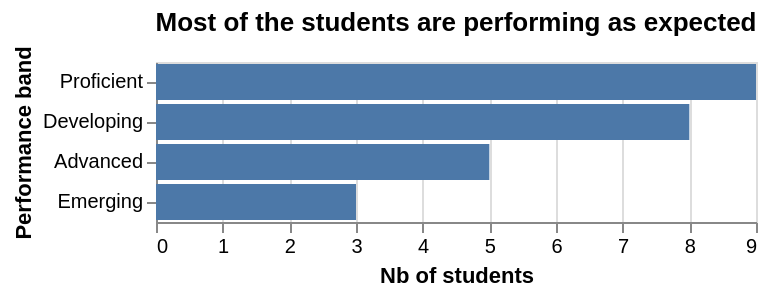

The notebook cell saved with this chart:
### Code cell
chart = alt.Chart(overall_scores).mark_bar().encode(
    x=alt.X('count()', title='Nb of students'),
    y=alt.Y('performance_band', title='Performance band', sort='-x') 
).properties(
    title='Most of the students are performing as expected'
)
chart

### Figure 1 — Vega-Lite specification as saved in the notebook (floating-point values rounded to 4 significant figures)
{"config": {"view": {"continuousWidth": 300, "continuousHeight": 300}}, "data": {"name": "data-005e40abda3bfa9b1dd759b5b6fd8029"}, "mark": {"type": "bar"}, "encoding": {"x": {"aggregate": "count", "title": "Nb of students", "type": "quantitative"}, "y": {"field": "performance_band", "sort": "-x", "title": "Performance band", "type": "nominal"}}, "title": "Most of the students are performing as expected", "$schema": "https://vega.github.io/schema/vega-lite/v6.4.1.json", "datasets": {"data-005e40abda3bfa9b1dd759b5b6fd8029": [{"student_id": "S001", "display_name": "Student 01", "performance_band": "Developing", "unit1_raw_score": 39.5, "unit1_max_score": 69, "unit1_percent": 57.2, "hw1_percent": 57.1, "hw2_percent": 75.0, "hw3_percent": 39.6}, {"student_id": "S002", "display_name": "Student 02", "performance_band": "Advanced", "unit1_raw_score": 52.0, "unit1_max_score": 69, "unit1_percent": 75.4, "hw1_percent": 66.7, "hw2_percent": 89.6, "hw3_percent": 68.8}, {"student_id": "S003", "display_name": "Student 03", "performance_band": "Advanced", "unit1_raw_score": 50.5, "unit1_max_score": 69, "unit1_percent": 73.2, "hw1_percent": 71.4, "hw2_percent": 70.8, "hw3_percent": 77.1}, {"student_id": "S004", "display_name": "Student 04", "performance_band": "Advanced", "unit1_raw_score": 52.0, "unit1_max_score": 69, "unit1_percent": 75.4, "hw1_percent": 85.7, "hw2_percent": 72.9, "hw3_percent": 68.8}, {"student_id": "S005", "display_name": "Student 05", "performance_band": "Proficient", "unit1_raw_score": 46.0, "unit1_max_score": 69, "unit1_percent": 66.7, "hw1_percent": 71.4, "hw2_percent": 75.0, "hw3_percent": 54.2}, {"student_id": "S006", "display_name": "Student 06", "performance_band": "Developing", "unit1_raw_score": 30.5, "unit1_max_score": 69, "unit1_percent": 44.2, "hw1_percent": 42.9, "hw2_percent": 33.3, "hw3_percent": 56.2}, {"student_id": "S007", "display_name": "Student 07", "performance_band": "Developing", "unit1_raw_score": 40.5, "unit1_max_score": 69, "unit1_percent": 58.7, "hw1_percent": 52.4, "hw2_percent": 52.1, "hw3_percent": 70.8}, {"student_id": "S008", "display_name": "Student 08", "performance_band": "Proficient", "unit1_raw_score": 48.0, "unit1_max_score": 69, "unit1_percent": 69.6, "hw1_percent": 76.2, "hw2_percent": 79.2, "hw3_percent": 54.2}, {"student_id": "S009", "display_name": "Student 09", "performance_band": "Proficient", "unit1_raw_score": 45.5, "unit1_max_score": 69, "unit1_percent": 65.9, "hw1_percent": 66.7, "hw2_percent": 70.8, "hw3_percent": 60.4}, {"student_id": "S010", "display_name": "Student 10", "performance_band": "Emerging", "unit1_raw_score": 37.0, "unit1_max_score": 69, "unit1_percent": 53.6, "hw1_percent": 42.9, "hw2_percent": 54.2, "hw3_percent": 62.5}, {"student_id": "S011", "display_name": "Student 11", "performance_band": "Proficient", "unit1_raw_score": 45.0, "unit1_max_score": 69, "unit1_percent": 65.2, "hw1_percent": 81.0, "hw2_percent": 60.4, "hw3_percent": 56.2}, {"student_id": "S012", "display_name": "Student 12", "performance_band": "Emerging", "unit1_raw_score": 34.5, "unit1_max_score": 69, "unit1_percent": 50.0, "hw1_percent": 66.7, "hw2_percent": 45.8, "hw3_percent": 39.6}, {"student_id": "S013", "display_name": "Student 13", "performance_band": "Advanced", "unit1_raw_score": 52.0, "unit1_max_score": 69, "unit1_percent": 75.4, "hw1_percent": 71.4, "hw2_percent": 87.5, "hw3_percent": 66.7}, {"student_id": "S014", "display_name": "Student 14", "performance_band": "Proficient", "unit1_raw_score": 45.5, "unit1_max_score": 69, "unit1_percent": 65.9, "hw1_percent": 71.4, "hw2_percent": 70.8, "hw3_percent": 56.2}, {"student_id": "S015", "display_name": "Student 15", "performance_band": "Emerging", "unit1_raw_score": 29.5, "unit1_max_score": 69, "unit1_percent": 42.8, "hw1_percent": 52.4, "hw2_percent": 37.5, "hw3_percent": 39.6}, {"student_id": "S016", "display_name": "Student 16", "performance_band": "Proficient", "unit1_raw_score": 44.0, "unit1_max_score": 69, "unit1_percent": 63.8, "hw1_percent": 76.2, "hw2_percent": 54.2, "hw3_percent": 62.5}, {"student_id": "S017", "display_name": "Student 17", "performance_band": "Developing", "unit1_raw_score": 35.0, "unit1_max_score": 69, "unit1_percent": 50.7, "hw1_percent": 42.9, "hw2_percent": 50.0, "hw3_percent": 58.3}, {"student_id": "S018", "display_name": "Student 18", "performance_band": "Proficient", "unit1_raw_score": 40.0, "unit1_max_score": 69, "unit1_percent": 58.0, "hw1_percent": 54.8, "hw2_percent": 52.1, "hw3_percent": 66.7}, {"student_id": "S019", "display_name": "Student 19", "performance_band": "Proficient", "unit1_raw_score": 45.5, "unit1_max_score": 69, "unit1_percent": 65.9, "hw1_percent": 90.5, "hw2_percent": 66.7, "hw3_percent": 43.8}, {"student_id": "S020", "display_name": "Student 20", "performance_band": "Developing", "unit1_raw_score": 47.0, "unit1_max_score": 69, "unit1_percent": 68.1, "hw1_percent": 61.9, "hw2_percent": 79.2, "hw3_percent": 62.5}, {"student_id": "S021", "display_name": "Student 21", "performance_band": "Developing", "unit1_raw_score": 42.0, "unit1_max_score": 69, "unit1_percent": 60.9, "hw1_percent": 57.1, "hw2_percent": 62.5, "hw3_percent": 62.5}, {"student_id": "S022", "display_name": "Student 22", "performance_band": "Proficient", "unit1_raw_score": 53.0, "unit1_max_score": 69, "unit1_percent": 76.8, "hw1_percent": 76.2, "hw2_percent": 79.2, "hw3_percent": 75.0}, {"student_id": "S023", "display_name": "Student 23", "performance_band": "Advanced", "unit1_raw_score": 58.0, "unit1_max_score": 69, "unit1_percent": 84.1, "hw1_percent": 81.0, "hw2_percent": 83.3, "hw3_percent": 87.5}, {"student_id": "S024", "display_name": "Student 24", "performance_band": "Developing", "unit1_raw_score": 23.5, "unit1_max_score": 69, "unit1_percent": 34.1, "hw1_percent": 47.6, "hw2_percent": 31.2, "hw3_percent": 25.0}, {"student_id": "S025", "display_name": "Student 25", "performance_band": "Developing", "unit1_raw_score": 44.5, "unit1_max_score": 69, "unit1_percent": 64.5, "hw1_percent": 66.7, "hw2_percent": 58.3, "hw3_percent": 68.8}]}}
